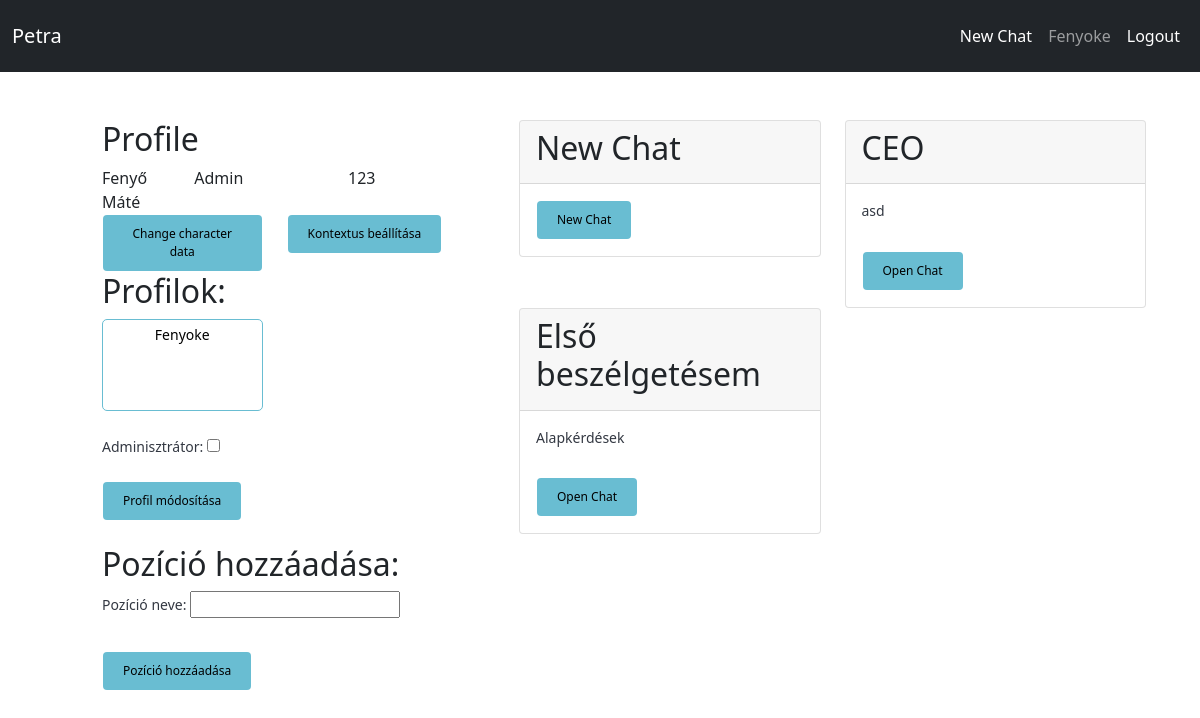
/profile/ (signed in), run on the app's committed database.
### accounts/models.py (models this page shows)
class Worker(models.Model):
    title = models.ForeignKey(Role, on_delete=models.CASCADE, default=None)
    desk = models.CharField(max_length=20)
    name = models.CharField(max_length=100)
    firstname = models.CharField(max_length=100)
    lastname = models.CharField(max_length=100)
    user = models.ForeignKey(User, on_delete=models.CASCADE, default=None)

class Role(models.Model):
    name = models.CharField(max_length=100)

### PetraBot/models.py (models this page shows)
class Chat(models.Model):
    title = models.CharField(max_length=100)
    context = models.CharField(max_length=100)
    user = models.ForeignKey(User, on_delete=models.CASCADE, default=None)

### PetraBot/views.py (the view)
# urls.py: re_path(r'^profile/$', views.profile, name='profile'),
@login_required
def profile(request):
    chats = Chat.objects.filter(user=request.user)
    roles = Worker.objects.filter(user=request.user)
    if request.method == 'POST':
        form = PermissionForm(request.POST)
        form2 = AddPositionForm(request.POST)
        if form.is_valid():
            users = form.cleaned_data['users']
            permission = form.cleaned_data['permission']
            for user in users:
                user.is_superuser = permission
                user.is_staff = permission
                user.save()
            return redirect('profile')
        if form2.is_valid():
            position = form2.cleaned_data['position']
            Role.objects.create(name=position)
        return redirect('profile')
    else:
        form = PermissionForm()
        form2 = AddPositionForm()
    context = {
        'roles': roles,
        'chats': chats,
        'form': form,
        'form2': form2
    }
    return render(request, 'profile.html', context)

### accounts/forms.py
class PermissionForm(forms.Form):
    users = forms.ModelMultipleChoiceField(queryset=User.objects.all(), label="")
    permission = forms.BooleanField(required=False, widget=CheckboxInput, label="Adminisztrátor")

class AddPositionForm(forms.Form):
    position = forms.CharField(max_length=100, label="Pozíció neve")

### templates/profile.html (shortened to what this page needs)
{% extends 'base.html' %}
{% load static %}
{% block content %}
    <div class="container-fluid">
        <div class="row justify-content-start">
            <div class="col-5 justify-content-start">
                <div class="container">
                    <div class="row">
                        <div class="col">
                            <div class="container">
                                <div class="row">
                                    <div class="col-12">
                                        <h2>Profile</h2>
                                    </div>
                                </div>
                                {% for roles in roles %}
                                    <div class="row">
                                        <div class="col-sm-3">
                                            {{ roles.name }}
                                        </div>
                                        <div class="col-sm-5">
                                            {{ roles.title.name }}
                                        </div>
                                        <div class="col-sm-4">
                                            {{ roles.desk }}
                                        </div>
                                    </div>
                                {% endfor %}
                                <div class="row">
                                    <div class="col-md-6">
                                        <a href="{% url 'setup' %}" class="btn">Change character data</a>
                                    </div>
                                    {% if user.is_staff %}
                                        <div class="col-md-6">
                                            <a href="{% url 'context' %}" class="btn">Kontextus beállítása</a>
                                        </div>
                                        </div>
                                        <div class="row align-items-center">
                                            <div class="col-md-6">
                                                <h2>Profilok:</h2>
                                                <form method="POST" novalidate>
                                                    {{ form.as_p }}
                                                    <button type="submit" class="btn">Profil módosítása
                                                    </button>
                                                </form>
                                            </div>
                                        </div>
                                        <br>
                                        <div class="row align-items-end">
                                            <div class="col">
                                                <h2>Pozíció hozzáadása:</h2>
                                                <form method="POST" novalidate>
                                                    {{ form2.as_p }}
                                                    <button type="submit" class="btn btn-primary">Pozíció hozzáadása
                                                    </button>
                                                </form>
                                            </div>
                                        </div>
                                    {% else %}
                                        </div>
                                    {% endif %}
                        </div>
                    </div>
                </div>
            </div>
        </div>
        <div class="col-7">
            <div class="row justify-content-start">
                <div class="col-md-6">
                    <div class="card">
                        <div class="card-header">
                            <h2>New Chat</h2>
                        </div>
                        <div class="card-body">
                            <div class="col-md-12">
                                <a href="{% url 'new_chat' %}" class="btn">New Chat</a>
                            </div>
                        </div>
                    </div>
                </div>
                {% for user in chats %}
                    <div class="col-md-6">
                        <div class="card">
                            <div class="card-header">
                                <h2>{{ user.title }}</h2>
                            </div>
                            <div class="card-body">
                                <div class="col-md-12">
                                    <p>{{ user.context }}</p>
                                </div>
                                <div class="col-md-12">
                                    <a id='cid' name='chat' href="{% url 'chat' user.pk %}"
                                       class="btn btn-primary">Open
                                        Chat</a>
                                </div>
                            </div>
                        </div>
                    </div>
                {% endfor %}
            </div>
        </div>
    </div>
{% endblock %}

### templates/base.html (shortened to what this page needs)
{% load static %}
<!DOCTYPE html>
<html lang="en">
    <head>
        <link href="https://cdn.jsdelivr.net/npm/bootstrap@5.0.2/dist/css/bootstrap.min.css" rel="stylesheet">
    </head>
    <body>
      {% block body %}
         <nav class="navbar navbar-expand-md navbar-dark bg-dark d-none d-md-block">
              <div class="container-fluid">
                <a class="navbar-brand" >Petra</a>
                <div class="navbar" id="navbarSupportedContent">
                    {% if user.is_authenticated %}
                          <ul class="navbar-nav me-auto mb-2 mb-lg-0">
                            <li class="nav-item">
                              <a class="nav-link active" aria-current="page" href="{% url 'new_chat' %}">New Chat</a>
                            </li>
                            <li class="nav-item">
                              <a class="nav-link" href="{% url 'profile' %}">{{ user.username }}</a>
                            </li>
                            <li class="nav-item">
                              <a class="nav-link active" href="{% url 'logout' %}" >Logout</a>
                            </li>
                          </ul>
                    {% else %}
                          <div class="navbar-menu-right" aria-labelledby="userMenu">
                                <a href="{% url 'login' %}" class="btn">Log in</a>
                                <a href="{% url 'signup' %}" class="btn">Sign up</a>
                          <div class="dropdown-divider"></div>
                    {% endif %}
                </div>
              </div>
         </nav>
  <div class="container">
    {% block content %}
    {% endblock %}
  </div>
    {% endblock body %}
  </body>
</html>

### templates/base.html (style rules this page uses)
.btn { background-color: #69bdd2; border: none; color: black; padding: 10px 20px; text-align: center; text-decoration: none; font-size: 12px; margin: 1px 1px; cursor: pointer; }
a { color: #69bdd2; }

### templates/profile.html (style rules this page uses)
select { width: 100%; padding: 5px 5px; height: 20%; color: black; border: 1px solid #69bdd2; border-radius: 5px; text-align: center; scrollbar-width: thin; scrollbar-color: #f1f1f1 #e5e5e5; }
p { font-size: 14px; color: #333842; padding-bottom: 5%; }

### data on the page
Worker: name "Fenyő Máté", title.name "Admin", desk "123"
Chat: title "CEO", context "asd"
Chat: title "Első beszélgetésem", context "Alapkérdések"

### other printed values
{{ user.username }} "Fenyoke"
